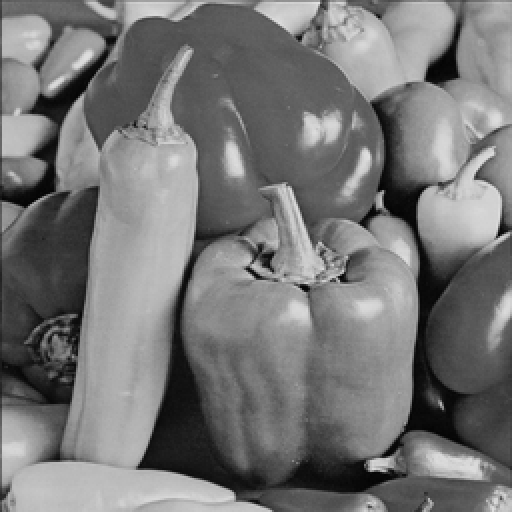
%> input picture code1/cimg/pepper.png, 512 x 512 px
$ octave L0_OGS_DEMO.m   (GNU Octave 9; MATLAB toolbox functions it lacks are replaced by stand-ins)
%> lines starting %> are read from the running program, lines starting %| are printed output that depends on the picture
### code1/L0_OGS_ADMM1.m

function [out,peaksnr,SNR,k,t2]= L0_OGS_ADMM1(f,Img,K,opts)
% f=double(f);
[peaksnr, snr] = psnr(Img,f);
fprintf('\n The Peak-SNR value is %0.4f', peaksnr);
[ssimval, ssimmap] = ssim(Img,f);
fprintf('The SSIM value is %0.4f.\n',ssimval);

lam         = opts.lam;
o           = opts.O; % mask
Nit         = opts.Nit;
tol         = opts.tol;
grpSz       = opts.grpSz; %Group size
Nit_inner   = opts.Nit_inner;
beta_1 =10;
beta_2 = 1000;
beta_3 = 50000;
[row, col]  = size(f);
u           = f;
v = ones(size(u));
relError        = zeros(Nit,1);
psnrGain        = relError;     % PSNR improvement every iteration
ssimGain        = relError;

epsi_1         = 1e-3*randn(size(f));
epsi_2        = epsi_1;
delta         = epsi_1;
pio          = epsi_1;


eigK        = psf2otf(K,[row col]); %In the fourier domain
eigKtK      = abs(eigK).^2;
eigDtD      = abs(fft2([1 -1], row, col)).^2 + abs(fft2([1 -1]', row, col)).^2;

[D,Dt]      = defDDt(); %Declare forward finite difference operators
[Dux, Duy] = D(u);


lhs         = beta_2*eigKtK + beta_1*eigDtD; % From normal eqns.
Ku__f       = imfilter (u,K,'circular') -f; % Ku-f
 tic;
t1 = clock;
for k = 1:Nit

     u_old   = u;
     %*** solve y - subproblem ***
     w = v.*o;

     A = beta_3*v.*w + beta_2;
     B = -delta - beta_2*Ku__f;
     C = pio.*w;

     y = threshold_1(B./A,C./A);

     %*** solve x - subprob1lem (OGSTV problem) ***


     x1 = gstvdm(Dux + epsi_1/beta_1 , grpSz , lam/beta_1, Nit_inner);
     x2 = gstvdm(Duy + epsi_2/beta_1 , grpSz , lam/beta_1, Nit_inner);


     %*** solve u - subproblem ***
     ftemp   =  beta_2*y + beta_2*f - delta;
     rhs     = imfilter(ftemp,K,'circular') + Dt(beta_1*x1 - epsi_1 ,beta_1*x2 - epsi_2);
     u       = fft2(rhs)./lhs;
     u       = real(ifft2(u));


     [Dux, Duy]  = D(u);
     Ku__f       = imfilter (u,K,'circular') -f;

     %*** solve v - subproblem ***
     s = beta_3*y.*y.*o  ;

     c = pio.*abs(y.*o) - 1 ;
     v = max(-c./s,0);
     v = min(v,1);

     %*** Update the Lagrange multipliers ***
     epsi_1 = epsi_1 + beta_1*(Dux - x1);
     epsi_2 = epsi_2 + beta_1*(Duy - x2);

     delta = delta + beta_2*(Ku__f - y);
     pio   = pio   + beta_3*(v.*abs(y.*o));


     [peaksnr(k), snr] = psnr(Img,u);
      t2(k)=etime(clock,t1);
     [ssimval, ssimmap] = ssim(Img,u);
     SNR = 10*(log10(size(Img,1)*size(Img,2))-log10(norm(Img(:)-f(:))^2));
     fprintf('Nit:%d, Psnr:%0.4f,ssim:%0.4f\n',k,peaksnr(k),ssimval);
      r1 = fnorm(Ku__f - y);
     r2 = fnorm(Dux - x1)+ fnorm(Duy - x2);
     r3 = fnorm(v.*abs(y.*o));
     all = r1 + r2 + r3;
     if(Nit>30&&all<tol),break;end
end
    out= u;

end

function [D,Dt] = defDDt()
D  = @(U) ForwardDiff(U);
Dt = @(X,Y) Dive(X,Y);
end

function [Dux,Duy] = ForwardDiff(U)
 Dux = [diff(U,1,2), U(:,1,:) - U(:,end,:)];
 Duy = [diff(U,1,1); U(1,:,:) - U(end,:,:)];
end

function DtXY = Dive(X,Y)
  % Transpose of the forward finite difference operator
  % is the divergence fo the forward finite difference operator
  DtXY = [X(:,end) - X(:, 1), -diff(X,1,2)];
  DtXY = DtXY + [Y(end,:) - Y(1, :); -diff(Y,1,1)];
end


function x = threshold_1(a,b)
x = -sign(a).*max(0,abs(a) - b);
end

### code1/util/fnorm.m
function [obj] = fnorm(A)
[a,b,c]=size(A);

obj = 0;
for i=1:c,
obj = obj + norm(A(:,:,i),'fro');
end

### code1/gstvdm.m
function x  = gstvdm(y, K, lam, Nit)
% [x, cost] = gstvdm(y, K, lam, Nit)
% Group-Sparse Total Variation modification Denoising.
%
% INPUT
%   y - noisy signal
%   K - group size (small positive integer)
%   lam - regularization parameter (lam > 0)
%   Nit - number of iterations
%
% OUTPUT
%   x - denoised signal


% Ivan Selesnick, selesi@poly.edu, 2012
% Modified by LJ, UESTC, 2013
% history
h = ones(K,K);                                      % For convolution
x = y;                                              % Initialization

if K ~=1
    for k = 1:Nit
        r = sqrt(conv2(abs(x).^2, h,'same')); % zero outside the bounds of  x
     %   r =  sqrt(imfilter(abs(x).^2,h));  % slower than conv2
        v = conv2(1./r, h, 'same');
    %     F = 1./(lam*v) + 1;
    %     x = y - y./F;
        x = y./(1+lam*v);
    end
else
    for k = 1:Nit
        r = sqrt(abs(x).^2); % zero outside the bounds of  x
     %   r =  sqrt(imfilter(abs(x).^2,h));  % slower than conv2
        v = 1./r;
    %     F = 1./(lam*v) + 1;
    %     x = y - y./F;
        x = y./(1+lam*v);
     end
end

### code1/L0_OGS_DEMO.m
clc;clear all;close all;

randn('seed',0);rand('seed',0);
 addpath('cimg','util')
% Img = double(rgb2gray(imread('building_org.png')))/255;
Img = double(imread('pepper.png'))/255;
%> Img: size 512x512 double; min 0.0118, max 0.89, mean 0.463
imshow(Img)
rank(Img)
%> ans = 256
if size(Img,3) > 1
    Img = rgb2gray(Img);
end
[row, col] = size(Img);
%> row = 512; col = 512

row = int2str(row);
%> row = '512'
col = int2str(col);
%> col = '512'
imageSize = [row 'x' col];
%> imageSize = '512x512'
% [4 lines of commented-out code are left out]
 K  =   fspecial('average',1); % For denoising
f1 = imfilter(Img,K,'circular');
% f1 = double(f1);
level = 0.9;
Bn =  imnoise(f1,'salt & pepper',level);
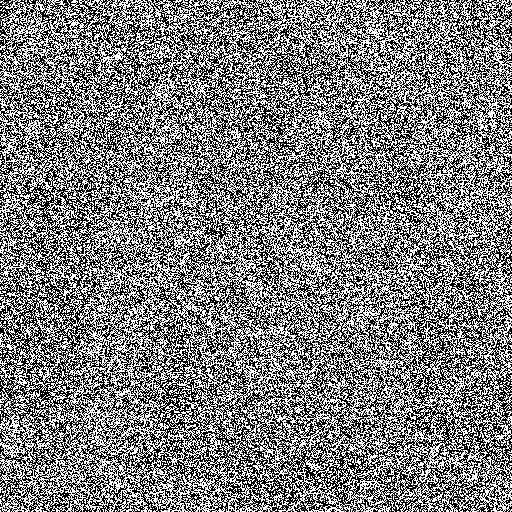
%> Bn: size 512x512 double; min 0, max 1, mean 0.497
f = Bn;

O = ones(size(Img));
O(f == 1) = 0;
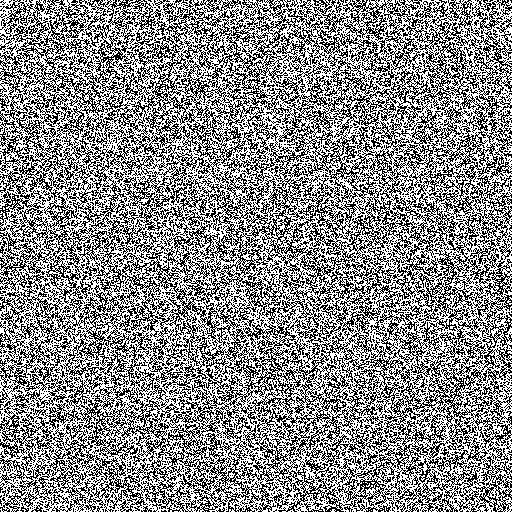
%> O: size 512x512 double; values 0 (black) and 1 (white), 54.9% white; black in thin lines or dots
O(f == 0) = 0;
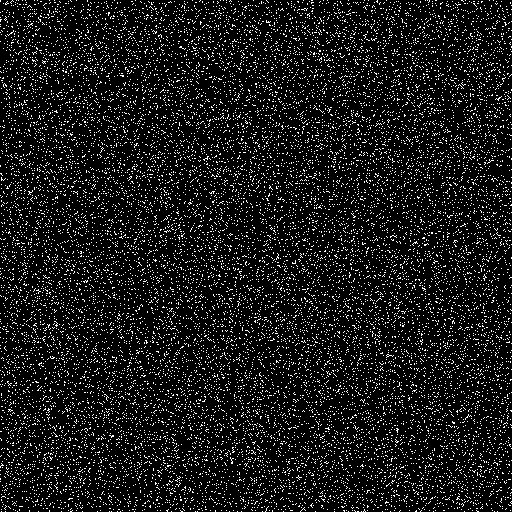
%> O: size 512x512 double; values 0 (black) and 1 (white), 10% white in thin lines or dots
% Img = double(Img)/255;
% f = f/255;
opts.lam       = [10];
opts.grpSz     =3; % OGS group size
opts.Nit       = 50000;
opts.Nit_inner = 5;
opts.tol       = 1/255;
opts.O        = O;

% [8 lines of commented-out code are left out]
[out,peaksnr,k,t] = L0_OGS_ADMM1(f,Img,K,opts);
%> in L0_OGS_ADMM1, `[peaksnr, snr] = psnr(Img,f);`: peaksnr = 5.76; snr = 2.54
%> in L0_OGS_ADMM1, `[ssimval, ssimmap] = ssim(Img,f);`:
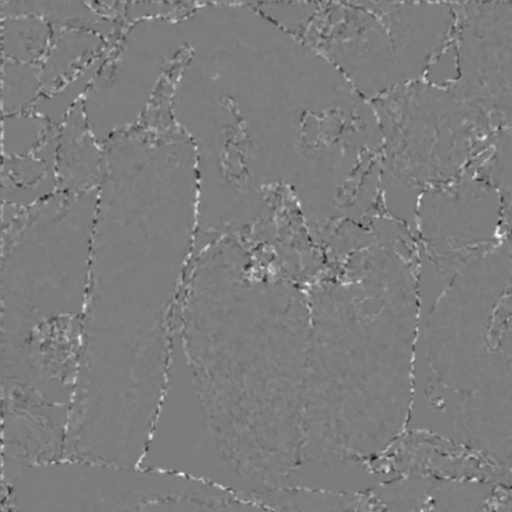
%> ssimmap: size 512x512 double; min -0.381, max 0.404, mean 0.00621; drawn with min black and max white
%> in L0_OGS_ADMM1, `[ssimval, ssimmap] = ssim(Img,f);`: ssimval = 0.00621
%|  The Peak-SNR value is 5.7631The SSIM value is 0.0062.
%> in L0_OGS_ADMM1, `lam         = opts.lam;`: lam = 10
%> in L0_OGS_ADMM1, `Nit         = opts.Nit;`: Nit = 50000
%> in L0_OGS_ADMM1, `tol         = opts.tol;`: tol = 0.00392
%> in L0_OGS_ADMM1, `grpSz       = opts.grpSz;`: grpSz = 3
%> in L0_OGS_ADMM1, `Nit_inner   = opts.Nit_inner;`: Nit_inner = 5
%> in L0_OGS_ADMM1, `[Dux, Duy] = D(u);`:
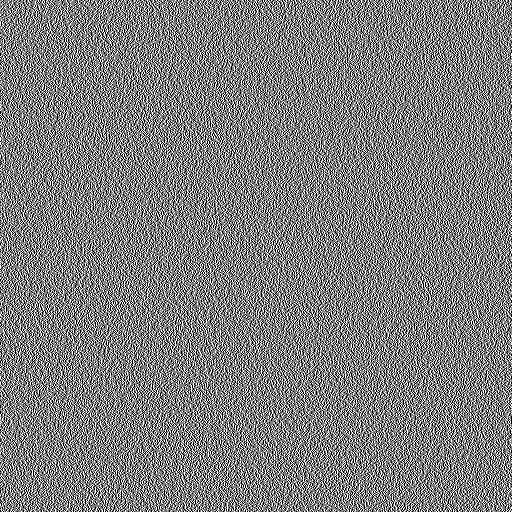
%> Dux: size 512x512 double; min -1, max 1, mean -2.05e-20; drawn with min black and max white
%> in L0_OGS_ADMM1, `[Dux, Duy] = D(u);`:
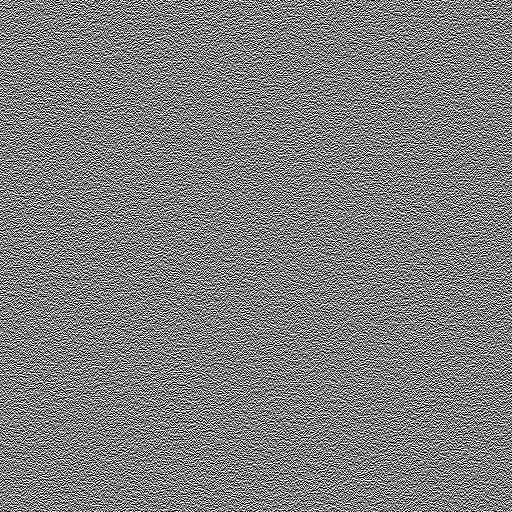
%> Duy: size 512x512 double; min -1, max 1, mean -1.08e-19; drawn with min black and max white
%> in L0_OGS_ADMM1, `Ku__f       = imfilter (u,K,'circular') -f;`: Ku__f: size 512x512 double; every value is 0
%> (the run ends here)
